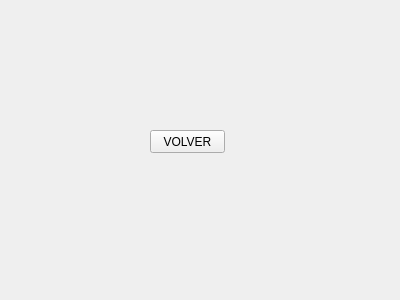
<?xml version="1.0" encoding="UTF-8"?>
<ui version="4.0">
 <class>Ventana</class>
 <widget class="QWidget" name="Ventana">
  <property name="geometry">
   <rect>
    <x>0</x>
    <y>0</y>
    <width>400</width>
    <height>300</height>
   </rect>
  </property>
  <property name="windowTitle">
   <string>Form</string>
  </property>
  <widget class="QPushButton" name="pbVolver">
   <property name="geometry">
    <rect>
     <x>150</x>
     <y>130</y>
     <width>75</width>
     <height>23</height>
    </rect>
   </property>
   <property name="text">
    <string>VOLVER</string>
   </property>
  </widget>
 </widget>
 <resources/>
 <connections/>
</ui>
